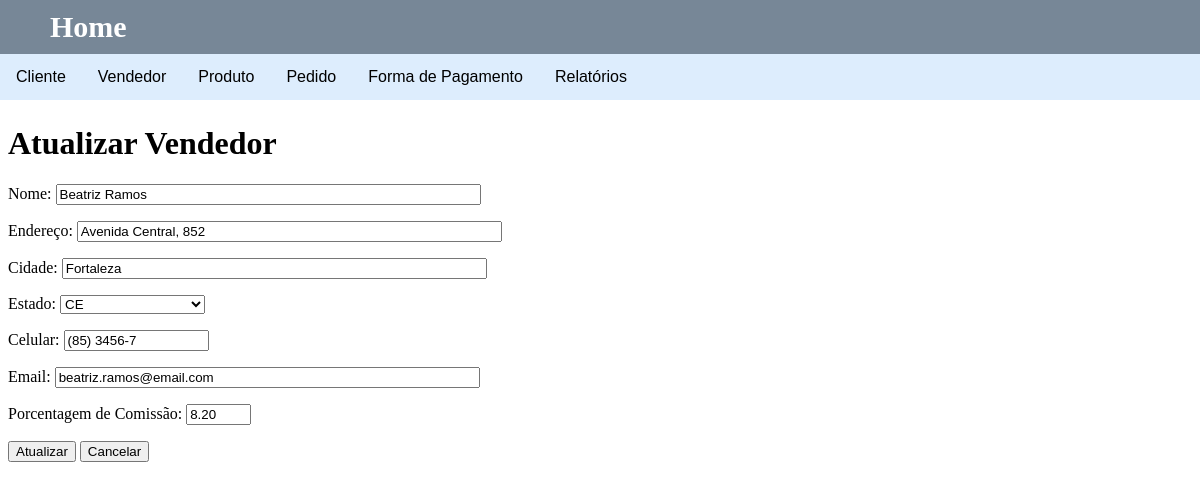
Page /vendedor/atualizarVendedor.php?id=9 on the committed database.
### tables this page shows
CREATE TABLE tb_vendedor(
	id INTEGER AUTO_INCREMENT PRIMARY KEY,
	nome VARCHAR(50),
	endereco VARCHAR(50),
	cidade VARCHAR(30),
	estado VARCHAR(2),
	celular VARCHAR(11),
	email VARCHAR(50),
	perc_comissao NUMERIC(5,2)
) engine INNODB;

### vendedor/atualizarVendedor.php (the view, shortened to what this page needs)
<!DOCTYPE html>
<html lang="pt-br">
<head>
</head>
<body>
    <?php
        if(isset($_GET['id'])){
            include('../conexao.php');
            $id = $_GET['id'];
            $query2 = "SELECT * FROM tb_vendedor WHERE id = '$id'";
            $result = mysqli_query($con,$query2);
            $row = mysqli_fetch_assoc($result);
    ?>
    <?php include('../navbar.php')?>
    <h1>Atualizar Vendedor</h1>
    <form method="POST">
        <p><label>Nome: <input type="text" name="nome" size="50" maxlength="100" required value="<?php echo $row['nome'];?>"></label></p>
        <p><label>Endereço: <input type="text" name="endereco" size="50" maxlength="150" required value="<?php echo $row['endereco'];?>"></label></p>
        <p><label>Cidade: <input type="text" name="cidade" size="50" maxlength="50" required value="<?php echo $row['cidade'];?>"></label></p>
        <p><label>Estado:
            <select name="estado">
                <option value="<?php echo $row['estado'];?>" selected><?php echo $row['estado'];?></option>
            </select>
        </label></p>
        <p><label>Celular: <input type="text" name="celular" size="15" maxlength="15" placeholder="(XX) XXXXX-XXXX" required value="<?php echo $row['celular'];?>"></label></p>
        <p><label>Email: <input type="text" name="email" size="50" maxlength="160" required value="<?php echo $row['email'];?>"></label></p>
        <p><label>Porcentagem de Comissão: <input type="text" name="perc_comissao" size="5" maxlength="5" required value="<?php echo $row['perc_comissao'];?>"></label></p>
        <label><input type="submit" value="Atualizar" name="atualizar"></label>
        <label><input type="submit" value="Cancelar" name="cancelar"></label>
    </form>
    <?php } ?>
</body>
</html>

### rows in the picture
tb_vendedor: nome "Beatriz Ramos", endereco "Avenida Central, 852", cidade "Fortaleza", estado "CE", celular "(85) 3456-7", email "beatriz.ramos@email.com", perc_comissao "8.20"
